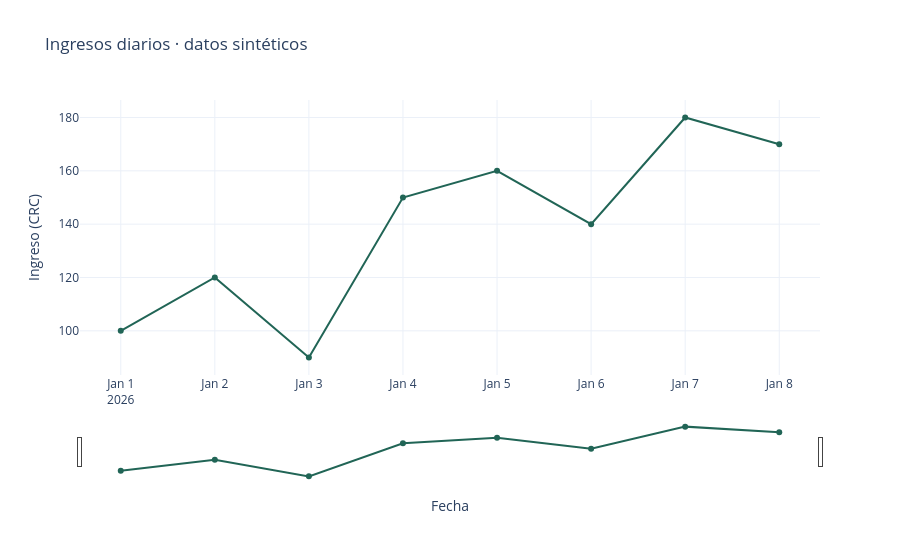

The cell this chart's notebook holds for it:
### Markdown cell above
## Trazas, layout y exploración temporal

Una figura separa datos y apariencia: las trazas contienen series; layout define títulos, ejes, leyendas y otras opciones. update_traces modifica propiedades de las series y update_layout modifica la composición.

Ordena por fecha antes de unir puntos con líneas. Un selector de rango permite explorar un intervalo sin cambiar los datos originales. Aclara que un cambio de escala o rango altera lo visible, no los valores almacenados.

### Code cell
import pandas as pd
import plotly.express as px
df=pd.DataFrame({"Fecha":pd.date_range("2026-01-01",periods=8),"Ingreso":[100,120,90,150,160,140,180,170]})
fig=px.line(df.sort_values("Fecha"),x="Fecha",y="Ingreso",markers=True,title="Ingresos diarios · datos sintéticos",labels={"Ingreso":"Ingreso (CRC)"})
fig.update_traces(line_color="#216556",hovertemplate="%{x|%d/%m/%Y}<br>CRC %{y:.0f}<extra></extra>")
fig.update_xaxes(rangeslider_visible=True)
fig.update_layout(template="plotly_white")
fig.show()

### Figure 1 — Plotly figure (JSON) as saved in the notebook; plotly's stock layout.template omitted (floating-point values rounded to 4 significant figures)
{"data": [{"hovertemplate": "%{x|%d/%m/%Y}<br>CRC %{y:.0f}<extra></extra>", "legendgroup": "", "line": {"color": "#216556", "dash": "solid"}, "marker": {"symbol": "circle"}, "mode": "lines+markers", "name": "", "orientation": "v", "showlegend": false, "type": "scatter", "x": ["2026-01-01T00:00:00.000000", "2026-01-02T00:00:00.000000", "2026-01-03T00:00:00.000000", "2026-01-04T00:00:00.000000", "2026-01-05T00:00:00.000000", "2026-01-06T00:00:00.000000", "2026-01-07T00:00:00.000000", "2026-01-08T00:00:00.000000"], "xaxis": "x", "y": [100, 120, 90, 150, 160, 140, 180, 170], "yaxis": "y"}], "layout": {"legend": {"tracegroupgap": 0}, "title": {"text": "Ingresos diarios · datos sintéticos"}, "xaxis": {"anchor": "y", "domain": [0.0, 1.0], "rangeslider": {"visible": true}, "title": {"text": "Fecha"}}, "yaxis": {"anchor": "x", "domain": [0.0, 1.0], "title": {"text": "Ingreso (CRC)"}}}}
